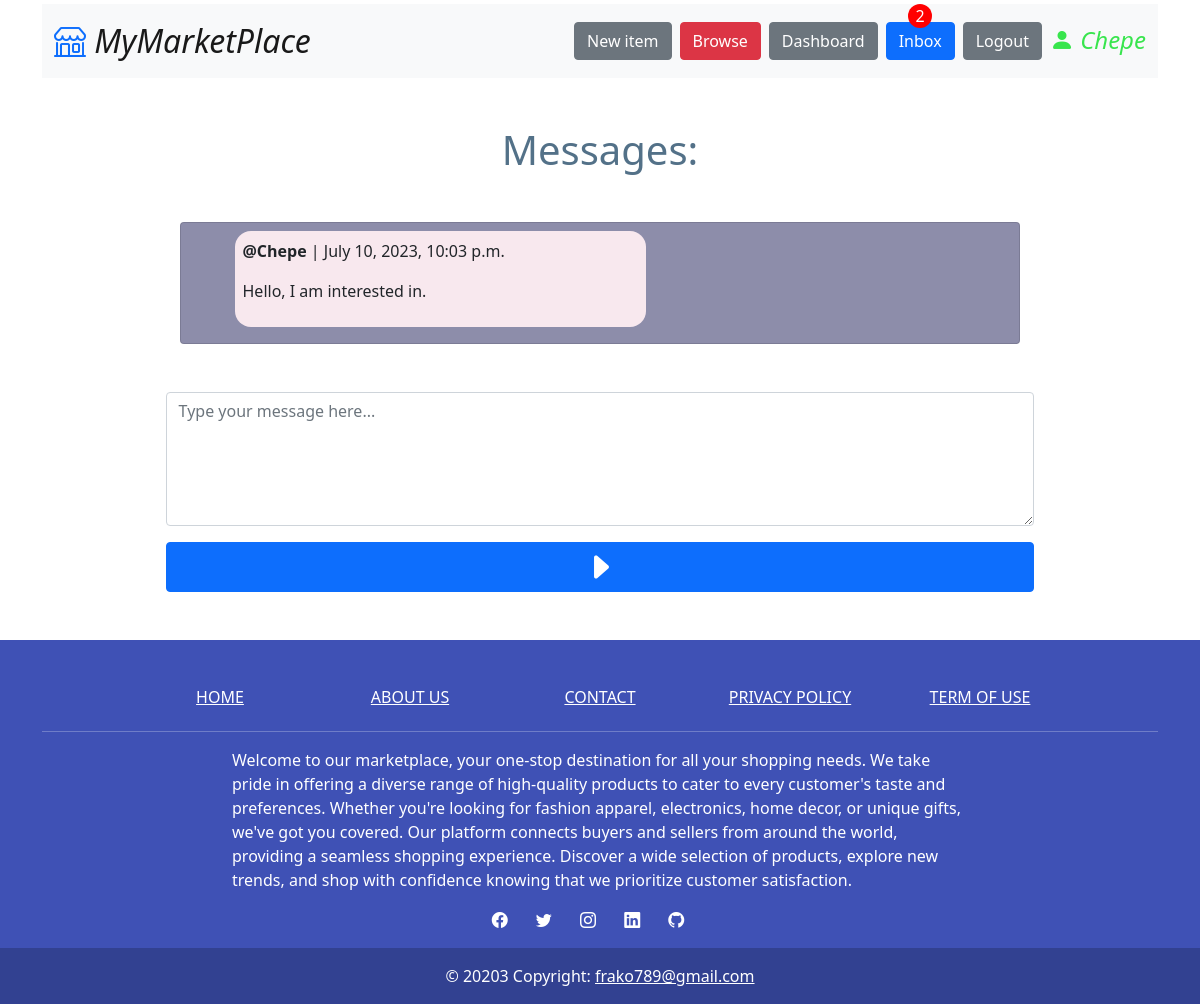
The app's page /conversation/detail/2/ (signed in) with its own data.
### conversations/models.py (models this page shows)
class ConversationMessage(models.Model):
    conversation = models.ForeignKey(Conversation, related_name='messages', on_delete=models.CASCADE)
    sender = models.ForeignKey(User, on_delete=models.CASCADE)
    message = models.TextField()
    read = models.BooleanField(default=False)
    created_at = models.DateTimeField(auto_now_add=True)
    class Meta:
        verbose_name = ("ConversationMessage")
        verbose_name_plural = ("ConversationMessages")

### conversations/views.py (the view, shortened to what this page needs)
# urls.py: path('detail/<int:conversation_pk>/', detail, name='detail'),
@login_required(login_url="login")
def detail(request, conversation_pk):
    conversation = Conversation.objects.filter(members__in=[request.user]).get(pk=conversation_pk)
    messages = conversation.messages.all()
    form = ConversationMessageForm(request.POST or None)
    read_messages(request, messages)
    return render(
        request,
        "conversation/detail.html",
        {"conversation": conversation, "messages": messages, "form": form},
    )

### conversations/forms.py
class ConversationMessageForm(forms.ModelForm):
    class Meta:
        model = ConversationMessage
        fields = ("message",)

### conversations/views.py (called while the page is built)
def read_messages(request, messages):
    for message in messages:
        if message.sender != request.user:
            if not message.read:
                message.read = True
                message.save()

### core/processors.py (called while the page is built)
def get_messages(request):
    if request.user.is_authenticated:
        conversations = request.user.conversations.all()
        user = request.user
        filtered_messages = ConversationMessage.objects.filter(
            read=False, conversation__in=conversations
        ).exclude(sender=user)
        return {
            "num_messages": len(filtered_messages),
            "filtered_messages": filtered_messages,
        }
    return {"num_messages": 0, "filtered_messages": []}

### item/models.py (called while the page is built)
    def __str__(self):
        return self.name

### conversations/templates/conversation/detail.html (shortened to what this page needs)
{% extends 'core/base.html' %}
{% load crispy_forms_tags %}
{% block content %}
    <h1 class="text-center mt-5 fst-normal mb-5" style="color: #537188">Messages:</h1>
    <div class="parent-container card">
        {% for message in messages %}
            <div class="{% if message.sender == request.user %}owner{% else %}otheruser{% endif %}">
                <p><strong>@{{message.sender}}</strong> | {{message.created_at}}</p>
                <p>{{message.message}}</p>
            </div>
        {% endfor %}
    </div>
    <div class="container mt-5">
        <form action="" method="POST" class="container text-center" style="width:80%;">
            {{ form|crispy }}
            <button type="submit" class="btn btn-primary" style="width: 100%; padding:0;">
                <i class="bi bi-caret-right-fill" style="font-size: 2em;"></i>
            </button>
        </form>
    </div>
{% endblock %}

### core/templates/core/base.html (shortened to what this page needs)
<!DOCTYPE html>
<html lang="en">
<head>
    <link href="https://cdn.jsdelivr.net/npm/bootstrap@5.0.2/dist/css/bootstrap.min.css" rel="stylesheet">
    <link rel="stylesheet" href="https://cdn.jsdelivr.net/npm/bootstrap-icons@1.10.5/font/bootstrap-icons.css">
</head>
<body>
    <div class="container d-flex justify-content-center mt-1">
        <nav class="navbar navbar-expand-lg navbar-light bg-light" style="width: 100%;">
            <div class="container-fluid cont-nav">
                <a class="navbar-brand fst-italic" href="{% url 'home' %}" style="font-size: 2em;">
                    <i style="color: #0d6efd;" class="bi bi-shop"></i> MyMarketPlace
                </a>
                <div class="collapse navbar-collapse d-flex justify-content-end cont-ul" id="navbarNav">
                    <ul class="navbar-nav d-flex flex-wrap flex-sm-row flex-column gap-2">
                        <li class="nav-item">
                        <a class="btn btn-secondary" href="{% url 'new_item' %}">New item</a>
                        </li>
                        <li class="nav-item">
                        <a class="btn btn-danger" href="{% url 'search' %}">Browse</a>
                        </li>
                        {% if request.user.is_authenticated %}
                            <li class="nav-item">
                                <a class="btn btn-secondary" href="{% url 'dashboard:index' %}">Dashboard</a>
                            </li>
                            <li class="nav-item">
                                <a class="{% if num_messages %}new-messages{% endif %} inbox btn btn-primary text" href="{% url 'conversation:inbox' %}">
                                    Inbox
                                    {% if num_messages %}
                                        <span class="circle-number new-messages">{{num_messages}}</span>
                                    {% endif %}
                                </a>
                            </li>
                            <li class="nav-item">
                                <a class="btn btn-secondary" href="{% url 'logout' %}">Logout</a>
                            </li>
                            <li class="nav-item">
                                <i class="bi bi-person-fill" style="font-size: 1.5em; color:#38E54D">
                                    {{request.user}}
                                </i>
                            </li>
                        {% endif %}
                    </ul>
                </div>
            </div>
        </nav>
    </div>
    {% block content %}{% endblock content %}
    <div class="mt-5">
        <footer class="text-center text-white" style="background-color: #3f51b5">
            <div class="container">
            <section class="mt-5">
                <div class="row text-center d-flex justify-content-center pt-5">
                    <div class="col-md-2">
                        <h6 class="text-uppercase font-weight-bold">
                        <a href="{% url 'home' %}" class="text-white">Home</a>
                        </h6>
                    </div>
                    <div class="col-md-2">
                        <h6 class="text-uppercase font-weight-bold">
                        <a href="{% url 'about' %}" class="text-white">About us</a>
                        </h6>
                    </div>
                    <div class="col-md-2">
                        <h6 class="text-uppercase font-weight-bold">
                        <a href="{% url 'contact' %}" class="text-white">Contact</a>
                        </h6>
                    </div>
                    <div class="col-md-2">
                        <h6 class="text-uppercase font-weight-bold">
                        <a href="{% url 'privacy' %}" class="text-white">Privacy policy</a>
                        </h6>
                    </div>
                    <div class="col-md-2">
                        <h6 class="text-uppercase font-weight-bold">
                        <a href="{% url 'term' %}" class="text-white">Term of use</a>
                        </h6>
                    </div>
                </div>
            </section>
            <hr class="my-3" />
            <section>
                <div class="row d-flex justify-content-center">
                <div class="col-lg-8">
                    <p style="text-align: left;">
                        Welcome to our marketplace, your one-stop destination for all
                        your shopping needs. We take pride in offering a diverse range
                        of high-quality products to cater to every customer's taste and
                        preferences. Whether you're looking for fashion apparel, electronics,
                        home decor, or unique gifts, we've got you covered. Our platform
                        connects buyers and sellers from around the world, providing a seamless
                        shopping experience. Discover a wide selection of products, explore new trends,
                        and shop with confidence knowing that we prioritize customer satisfaction.
                    </p>
                </div>
                </div>
            </section>
            <section class="text-center mb-3">
                <a href="https://www.facebook.com/profile.php?id=100093136788056" class="text-white me-4"><i class="bi bi-facebook"></i></a>
                <a href="https://twitter.com/frako789" class="text-white me-4"><i class="bi bi-twitter"></i></a>
                <a href="https://www.instagram.com/frako789/" class="text-white me-4"><i class="bi bi-instagram"></i></a>
                <a href="https://www.linkedin.com/in/francisco-bojorque-857147187/" class="text-white me-4"><i class="bi bi-linkedin"></i></a>
                <a href="https://github.com/frakopy" class="text-white me-4"><i class="bi bi-github"></i></a>
            </section>
            </div>
            <div class="text-center p-3"style="background-color: rgba(0, 0, 0, 0.2)">
            © 20203 Copyright:
            <a class="text-white" href="#">frako789@gmail.com</a>
            </div>
        </footer>
    </div>
</body>
</html>

### core/templates/core/base.html (style rules this page uses)
.circle-number { width: 1.5em; height: 1.5em; background-color: red; border-radius: 50%; display: flex; justify-content: center; align-items: center; color: white; position: relative; }
.inbox { position: relative; display: flex; flex-direction: column; align-items: center; }
.inbox span { position: absolute; top: -1.2em; }

### conversations/templates/conversation/detail.html (style rules this page uses)
.owner { background-color: #F8E8EE; width: 50%; border-radius: 1em; padding: 0.5em; margin-bottom: 0.5em; }
.parent-container { background-color: #8D8DAA; display:flex; margin-bottom: 1em; align-items: center; flex-direction: column; width: 70%; margin-right: auto; margin-left: auto; padding: 0.5em; }
.parent-container>.owner { margin-right: 20em; }

### records on screen
ConversationMessage: sender "Chepe", created_at "July 10, 2023, 10:03 p.m.", message "Hello, I am interested in."

### other values on screen
{{ num_messages }} "2"
{{ request.user }} "Chepe"
